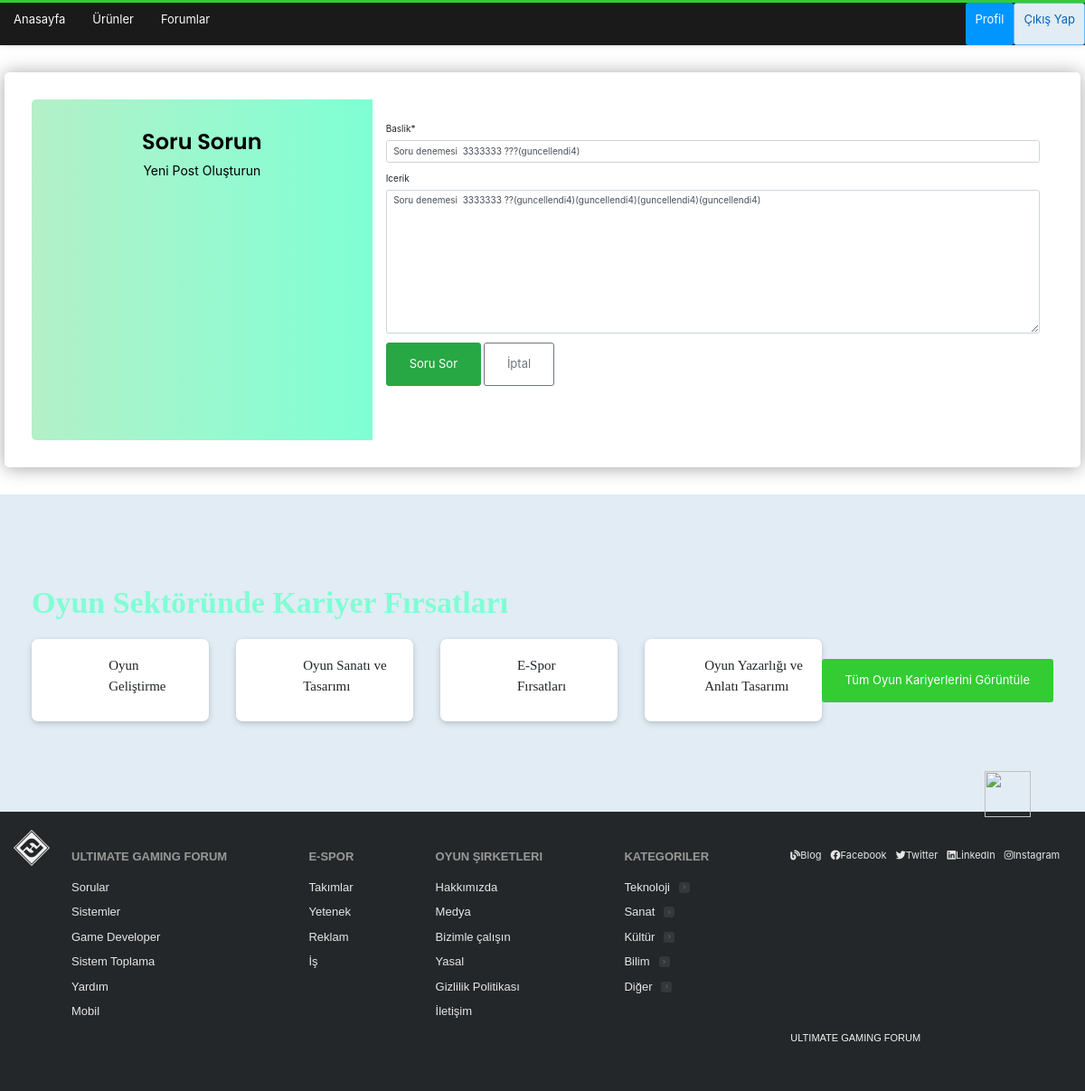
The page /sorular/3/guncelle/ (signed in) on the database its author committed.
### forumapp/models.py (models this page shows, shortened)
class Soru(models.Model):
    kullanici = models.ForeignKey(User, on_delete=models.CASCADE)
    baslik = models.CharField(max_length=10000)
    icerik = models.TextField(null=True, blank=True)
    olusturulma_zamani = models.DateTimeField(default=timezone.now)

### forumapp/views.py (the view)
# urls.py: path('sorular/<int:pk>/guncelle/', SoruUpdateView.as_view(), name="soruguncelle"),
class SoruUpdateView(UserPassesTestMixin,LoginRequiredMixin, UpdateView):
    model = Soru
    fields = ['baslik','icerik']
    template_name = 'forumapp/soru_olustur.html'
    context_object_name = 'soruguncelle'
    def test_func(self):
        soru = self.get_object()
        if self.request.user == soru.kullanici:
            return True
        else:
            return False

### forumapp/templates/forumapp/soru_olustur.html (shortened to what this page needs)
{% extends 'base.html' %}
{% load static %}
{% load crispy_forms_tags %}
{% block content %}
    <!DOCTYPE html>
    <html lang="en">
    <head>
    </head>
    <body>
        <div class="page-content page-container" id="page-content">
            <div class="padding">
                <div class="row  d-flex justify-content-center">
                        <div class="card user-card-full">
                            <div class="row m-l-0 m-r-0">
                                <div class="col-sm-4 bg-c-lite-green user-profile">
                                    <div class="card-block text-center text-white">
                                        <h6 class="f-w-600" style="font-size: 24px; color: black;">Soru Sorun</h6>
                                        <p style="font-size: 14px; color: black;">Yeni Post Oluşturun</p>
                                    </div>
                                </div>
                                <div class="col-sm-8">
                                    <div class="card-block">
                                        </div>
                                        <form action="" method="POST" enctype="multipart/form-data">
                                                {{form|crispy}}
                                                <button class="btn btn-success" id="logout-btn" type="submit">Soru Sor</button>
                                                <a style="text-decoration: none; " class="btn btn-outline-secondary" href="{% url "forumapp:sorular" %}">İptal</a>
                                        </form>
                                        <ul class="social-link list-unstyled m-t-40 m-b-10">
                                            <li></li>
                                            <li></li>
                                            <li></li>
                                        </ul>
                                    </div>
                                </div>
                            </div>
                        </div>
                    </div>
                </div>
    </body>
    </html>
{% endblock content %}

### static/main.css (style rules this page uses)
:root { --white: #fff; --black: #0c0d0e; --orange: #33cc33; --yellow: #1a1a1a; --green: #5eba7d; --blue: #0077cc; --powder: #e1ecf4; --red: #d1383d; --black-025: #1a1a1a; --black-050: #333333; --black-075: #4d4d4d; --black-100: #666666; --black-150: #808080; --black-200: #999999; --black-300: #b3b3b3; --black-350: #cccccc; --black-400: #e6e6e6; --black-500: #f2f2f2; --black-600: #fafafa; --black-700: #ffffff; --black-750: #2f3337; --black-800: #242729; --black-900: #0c0d0e; --orange-050: #fff7f2; --orange-100: #fee3cf; --orange-200: #fcd0ad; --orange-300: #f7aa6d; --orange-400: #f48024; --orange-500: #f2720c; --orange-600: #da670b; --orange-700: #bd5c00; --orange-800: #a35200; --orange-900: #874600; --blue-050: #f2f9ff; --blue-100: #cfeafe; --blue-200: #addafc; --blue-300: #6cbbf7; --blue-400: #379fef; --blue-500: #0095ff; --blue-600: #0077cc; --blue-700: #0064bd; --blue-800: #0054a3; --blue-900: #004487; --powder-050: #f4f8fb; --powder-100: #e1ecf4; --powder-200: #d1e5f1; --powder-300: #b3d3ea; --powder-400: #a0c7e4; --powder-500: #7aa7c7; --powder-600: #5b8db1; --powder-700: #39739d; --powder-800: #2c5777; --powder-900: #1e3c52; --green-025: #eef8f1; --green-050: #dcf0e2; --green-100: #cae8d4; --green-200: #a6d9b7; --green-300: #82ca9a; --green-400: #5eba7d; --green-500: #48a868; --green-600: #3d8f58; --green-700: #2f6f44; --green-800: #29603b; --green-900: #1e472c; --yellow-050: #fdf7e3; --yellow-100: #fbf2d4; --yellow-200: #f1e5bc; --yellow-300: #e6d178; --yellow-400: #e9c63f; --yellow-500: #ddb624; --yellow-600: #cea51b; --yellow-700: #b89516; --yellow-800: #9f8010; --yellow-900: #826a0b; --red-050: #fdf3f4; --red-100: #f9d3d7; --red-200: #f4b4bb; --red-300: #e87c87; --red-400: #de535e; --red-500: #d1383d; --red-600: #c02d2e; --red-700: #ac2726; --red-800: #942121; --red-900: #7a1819; --gold: #ffcc01; --gold-lighter: #fff4d1; --gold-darker: #f1b600; --silver: #b4b8bc; --silver-lighter: #e8e8e8; --silver-darker: #9a9c9f; --bronze: #caa789; --bronze-lighter: #f2e9e1; --bronze-darker: #ab825f; --fc-dark: #0c0d0e; --fc-medium: #3c4146; --fc-light: #6a737c; --focus-ring: rgba(0, 149, 255, 0.15); --focus-ring-success: rgba(166, 217, 183, 0.4); --focus-ring-warning: rgba(233, 198, 63, 0.4); --focus-ring-error: rgba(192, 45, 46, 0.15); --focus-ring-muted: rgba(36, 39, 41, 0.1); --bs-sm: 0 1px 2px rgba(0, 0, 0, 0.05), 0 1px 4px rgba(0, 0, 0, 0.05), 0 2px 8px rgba(0, 0, 0, 0.05); --bs-md: 0 1px 3px rgba(0, 0, 0, 0.06), 0 2px 6px rgba(0, 0, 0, 0.06), 0 3px 8px rgba(0, 0, 0, 0.09); --bs-lg: 0 1px 4px rgba(0, 0, 0, 0.09), 0 3px 8px rgba(0, 0, 0, 0.09), 0 4px 13px rgba(0, 0, 0, 0.13); --scrollbar: rgba(0, 0, 0, 0.2); --highlight-bg: #f6f6f6; --highlight-color: #2f3337; --highlight-comment: #656e77; --highlight-punctuation: var(--black-600); --highlight-namespace: #b75501; --highlight-attribute: #015692; --highlight-literal: #b75501; --highlight-symbol: #803378; --highlight-keyword: #015692; --highlight-variable: #54790d; --highlight-addition: #2f6f44; --highlight-deletion: #c02d2e; --dark-blue: #2b2d6e; --magnolia: #f7f6f9; }
*, *::before, *::after { margin: 0; padding: 0; box-sizing: border-box; }
html { font-family: Arial, "Helvetica Neue", Helvetica, sans-serif; font-size: 10px; color: var(--black-800); }
ul { list-style: none; }
a { text-decoration: none; color: var(--blue-600); cursor: pointer; }
.btn { text-align: center; font-size: 1.3rem; border-radius: 3px; transition: all 0.5s; padding: 1.3rem 2.5rem; }
.card { flex: 1 auto; flex-basis: calc(33% - 4rem); display: flex; flex-direction: column; background-color: var(--white); box-shadow: var(--bs-sm); padding: 3rem; border-radius: 0.7rem; margin: 2rem; position: relative; }

### forumapp/templates/forumapp/soru_olustur.html (style rules this page uses)
body { background-color: #ffff }
.padding { padding-top: 6rem !important }
.user-card-full { overflow: hidden }
.card { border-radius: 5px; -webkit-box-shadow: 0 1px 20px 0 rgba(69, 90, 100, 0.08); box-shadow: 0 1px 20px 0 rgba(53, 53, 53, 0.452); border: none; margin-bottom: 30px }
.m-r-0 { margin-right: 0px }
.m-l-0 { margin-left: 0px }
.user-card-full .user-profile { border-radius: 5px 0 0 5px }
.bg-c-lite-green { background: linear-gradient(to right, rgb(180, 240, 200), aquamarine) }
.user-profile { padding: 20px 0 }
.card-block { padding: 1.25rem }
h6 { font-size: 13px; font-family: 'Poppins', sans-serif; }
.card .card-block p { line-height: 25px }
.m-b-10 { margin-bottom: 10px }
.f-w-600 { font-weight: 600 }
.m-t-40 { margin-top: 20px }
.user-card-full .social-link li { display: inline-block }

### rows shown on the page
Soru: baslik "Soru denemesi 3333333 ???(guncellendi4)", icerik "Soru denemesi 3333333 ??(guncellendi4)(guncellendi4)(guncellendi4)(guncellendi4)"
